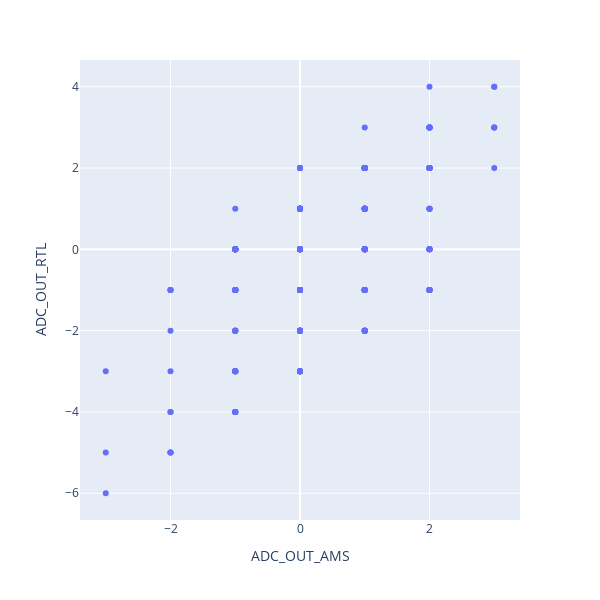

Notebook code for this chart:
### Markdown cell above
### Comparing AMS vs RTL simulations of QRAcc

### Code cell
ams = np.loadtxt('../tb/qracc/inputs/adc_out.txt')
rtl = np.loadtxt('../tb/qracc/inputs/adc_out_rtlsims.txt')

ams_df = df(ams)
rtl_df = df(rtl)

# ams_df['Row'] = ams_df.index
# rtl_df['Row'] = rtl_df.index

ams_df = ams_df.melt(
    ignore_index=False,
    var_name='Column',
    value_name='ADC_OUT_AMS',
)
rtl_df = rtl_df.melt(
    ignore_index=False,
    var_name='Column',
    value_name='ADC_OUT_RTL',
)
ams_df['Row'] = ams_df.index
rtl_df['Row'] = rtl_df.index
# Join the two dataframes
adc_df = pd.merge(ams_df, rtl_df)

fig = px.scatter(adc_df, x='ADC_OUT_AMS', y='ADC_OUT_RTL',width=600, height=600)
fig.show()
fig.write_image('../images/rtl_vs_ams.svg')

### Figure 1 — Plotly figure (JSON) as saved in the notebook; plotly's stock layout.template omitted (floating-point values rounded to 4 significant figures; data arrays with more than 128 entries replaced by an {"elided": "..."} marker saying what was removed)
{"data": [{"hovertemplate": "ADC_OUT_AMS=%{x}<br>ADC_OUT_RTL=%{y}<extra></extra>", "legendgroup": "", "marker": {"color": "#636efa", "symbol": "circle"}, "mode": "markers", "name": "", "orientation": "v", "showlegend": false, "type": "scatter", "x": {"elided": "320 int values"}, "xaxis": "x", "y": {"elided": "320 int values"}, "yaxis": "y"}], "layout": {"height": 600, "legend": {"tracegroupgap": 0}, "margin": {"t": 60}, "width": 600, "xaxis": {"anchor": "y", "domain": [0, 1], "title": {"text": "ADC_OUT_AMS"}}, "yaxis": {"anchor": "x", "domain": [0, 1], "title": {"text": "ADC_OUT_RTL"}}}}
